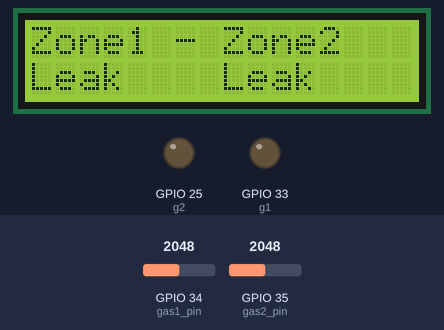
This sketch was run on a simulated ESP32. On the bench: 16×2 character LCD, output pins drawn as LEDs (lit = HIGH). Inputs (shaded band) come from the test bench; at power-on: GPIO 34 (gas1_pin) = 2048, GPIO 35 (gas2_pin) = 2048. Pins used as bus, display or sensor lines are not drawn; what the sketch prints to the serial monitor is not drawn.

Above: at 2.7 s.
2.8 s: GPIO 34 (gas1_pin) set to 1067
4.4 s: GPIO 34 (gas1_pin) set to 966
At 5.8 s:
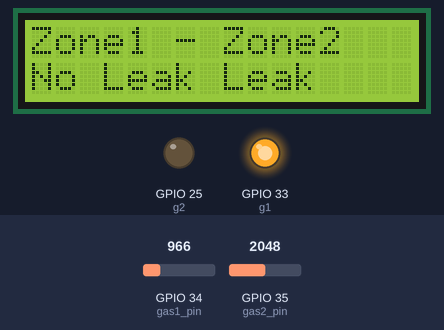
6.3 s: GPIO 35 (gas2_pin) set to 1058
7.8 s: GPIO 35 (gas2_pin) set to 945
At 8.8 s:
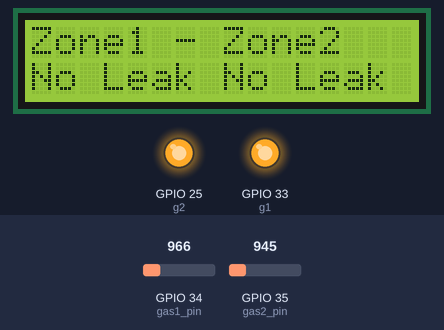
9.4 s: GPIO 34 (gas1_pin) set to 1040
At 10.7 s:
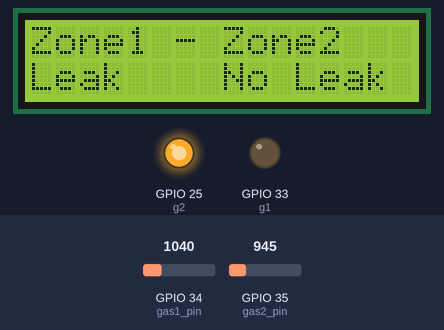
11.0 s: GPIO 34 (gas1_pin) set to 960
At 11.7 s:
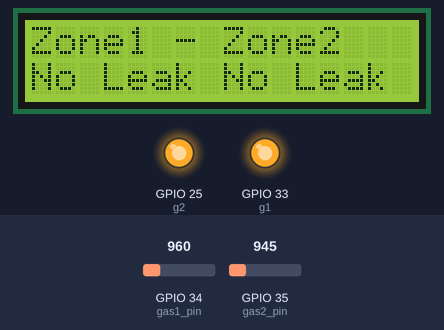
Timing chart, 0 to 13.6 s (numbered marks = the images above; inputs shaded):
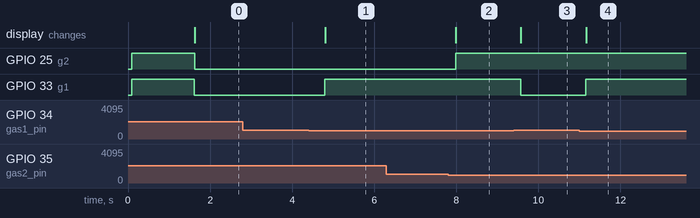

The sketch:

esp32_petrol_leakage_firmware.ino
```cpp
/*
  ====================================================================================
  PROJECT: TWO-ZONE PETROL LEAKAGE DETECTION AND MONITORING SYSTEM USING ESP32
  FILE   : esp32_petrol_leakage_firmware.ino
  ====================================================================================
  Description:
    Integrated real-time dual-zone petrol/flammable vapour monitoring firmware.
    - Zone 1 Gas Sensor: GPIO 34 (ADC1_CH6)
    - Zone 2 Gas Sensor: GPIO 35 (ADC1_CH7)
    - Zone 1 Green LED (Safe): GPIO 33
    - Zone 1 Red LED (Alert) : GPIO 26
    - Zone 2 Green LED (Safe): GPIO 25
    - Zone 2 Red LED (Alert) : GPIO 27
    - 16x2 I2C LCD Display   : Address 0x27 (SDA: GPIO 21, SCL: GPIO 22)
    - Serial Baud Rate       : 9600 Baud

  Threshold Rules:
    - Reading > 1000  : POSSIBLE LEAK DETECTED (Red LED ON, Green LED OFF)
    - Reading <= 1000 : NO LEAK DETECTED (Green LED ON, Red LED OFF)
  ====================================================================================
*/

#include <Wire.h>
#include <LiquidCrystal_I2C.h>

// Gas Sensor Analog Input Pins
const int gas1_pin = 34;
const int gas2_pin = 35;

int gas1_val = 0;
int gas2_val = 0;

// LED Status Pins
const int g1 = 33; // Zone 1 Green (Safe)
const int r1 = 26; // Zone 1 Red (Leak)
const int g2 = 25; // Zone 2 Green (Safe)
const int r2 = 27; // Zone 2 Red (Leak)

// 16x2 I2C LCD (Default I2C Address 0x27)
LiquidCrystal_I2C lcd(0x27, 16, 2);

// Threshold constant
const int THRESHOLD = 1000;

void setup()
{
  // Initialize Serial communication at 9600 baud for Python Flask backend
  Serial.begin(9600);

  // Initialize LCD
  lcd.init();
  lcd.backlight();
  lcd.setCursor(0, 0);
  lcd.print("PETROL LEAKAGE");
  lcd.setCursor(0, 1);
  lcd.print("SYSTEM STARTING");

  // Configure Pin Modes
  pinMode(gas1_pin, INPUT);
  pinMode(gas2_pin, INPUT);

  pinMode(g1, OUTPUT);
  pinMode(g2, OUTPUT);
  pinMode(r1, OUTPUT);
  pinMode(r2, OUTPUT);

  // Initial Safe State
  digitalWrite(g1, HIGH);
  digitalWrite(g2, HIGH);
  digitalWrite(r1, LOW);
  digitalWrite(r2, LOW);

  delay(1500);
  lcd.clear();
}

void loop()
{
  // Read real analog values from sensors (12-bit ADC: 0 to 4095)
  gas1_val = analogRead(gas1_pin);
  gas2_val = analogRead(gas2_pin);

  // Send formatted telemetry to Python Flask backend over USB Serial
  Serial.print("gas1_val:");
  Serial.println(gas1_val);

  Serial.print("gas2_val:");
  Serial.println(gas2_val);

  // Update 16x2 LCD Display Header
  lcd.setCursor(0, 0);
  lcd.print("Zone1 - Zone2   ");

  // Zone 1 Threshold Evaluation & Physical Actuation
  if (gas1_val > THRESHOLD)
  {
    lcd.setCursor(0, 1);
    lcd.print("Leak   ");
    digitalWrite(r1, HIGH);
    digitalWrite(g1, LOW);
  }
  else
  {
    lcd.setCursor(0, 1);
    lcd.print("No Leak");
    digitalWrite(g1, HIGH);
    digitalWrite(r1, LOW);
  }

  // Zone 2 Threshold Evaluation & Physical Actuation
  if (gas2_val > THRESHOLD)
  {
    lcd.setCursor(8, 1);
    lcd.print("Leak   ");
    digitalWrite(r2, HIGH);
    digitalWrite(g2, LOW);
  }
  else
  {
    lcd.setCursor(8, 1);
    lcd.print("No Leak");
    digitalWrite(g2, HIGH);
    digitalWrite(r2, LOW);
  }

  // Telemetry transmission interval (500 ms = 2 Hz)
  delay(500);
}
```

Measured:
- the behaviour switches between 1001 and 1000 on GPIO 34 (gas1_pin) (found by bisection; images 0 and 1)
- the behaviour switches between 1001 and 1000 on GPIO 35 (gas2_pin) (found by bisection; images 1 and 2)
- after the input at 2.8 s, every drawn part: stays the same
- after the input at 4.4 s, GPIO 33 (g1): LOW → HIGH after 0.40 s; the display: changes after 0.41 s (image 1)
- after the input at 6.3 s, every drawn part: stays the same
- after the input at 7.8 s, GPIO 25 (g2): LOW → HIGH after 0.19 s; the display: changes after 0.19 s (image 2)
- after the input at 9.4 s, GPIO 33 (g1): HIGH → LOW after 0.17 s; the display: changes after 0.18 s (image 3)
- after the input at 11.0 s, GPIO 33 (g1): LOW → HIGH after 0.16 s; the display: changes after 0.17 s (image 4)
